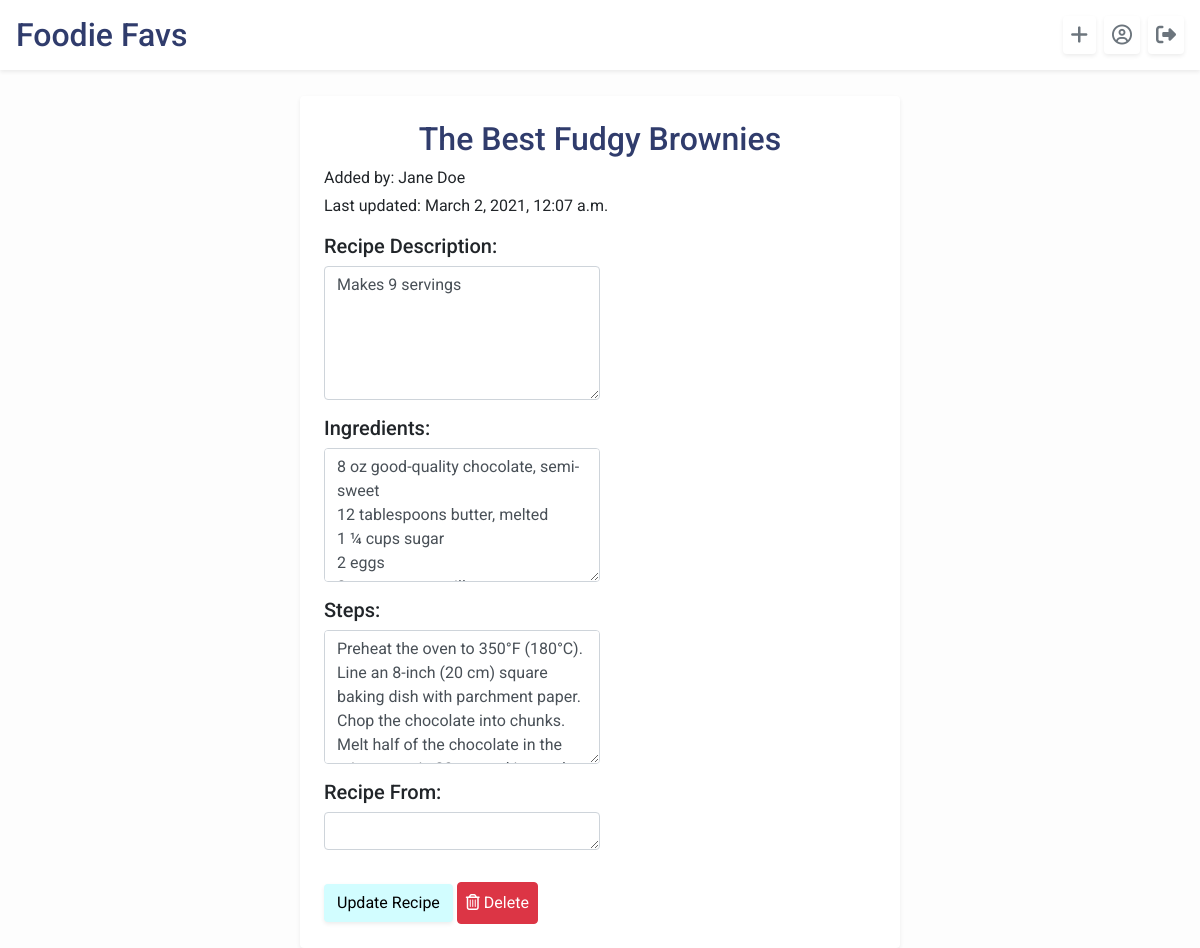
/home/4/edit_recipe (signed in), run on an earlier commit of the app's database.
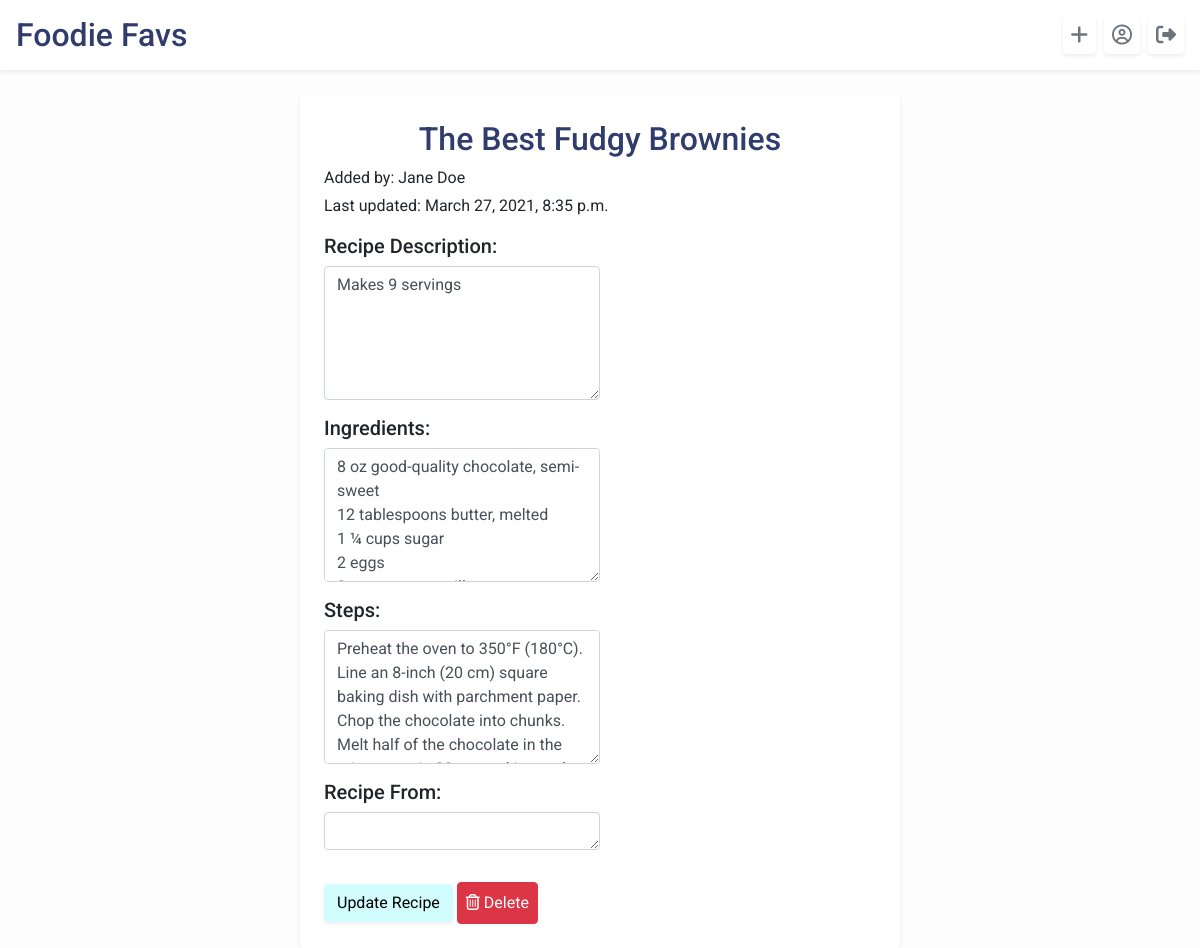
And on a later commit of the database.
### foodie_app/models.py (models this page shows)
class Recipe(models.Model):
    name = models.CharField(max_length=255)
    desc = models.CharField(max_length=255, default="")
    ingredients = models.TextField(default="")
    steps = models.TextField(default="")
    creator = models.ForeignKey(User, related_name="users", on_delete=models.CASCADE, default=1)
    source = models.CharField(max_length=255, default="")
    users_who_favorite = models.ManyToManyField(User, related_name="favorite_recipes", default=0)
    created_at = models.DateTimeField(auto_now_add=True)
    updated_at = models.DateTimeField(auto_now=True)
    objects = RecipeManager()

### login/models.py (models this page shows)
class User(models.Model):
    first_name = models.CharField(max_length=255)
    last_name = models.CharField(max_length=255)
    email = models.EmailField()
    password = models.CharField(max_length=255)
    followers = models.ManyToManyField("self", blank=True)
    profile_desc = models.TextField(default="")
    created_at = models.DateTimeField(auto_now_add=True)
    updated_at = models.DateTimeField(auto_now=True)
    objects = UserManager()

### foodie_app/views.py (the view)
# urls.py: path('<int:recipe_id>/edit_recipe', views.edit_recipe),
def edit_recipe(request, recipe_id):
    if 'userid' in request.session:
        context = {
            "user": User.objects.get(id=request.session['userid']),
            "recipe": Recipe.objects.get(id=recipe_id)
        }
        return render(request, 'edit_recipe.html', context)

### foodie_app/templates/edit_recipe.html (shortened to what this page needs)
<!DOCTYPE html>
<html lang="en">
<head>
    <link rel="stylesheet" href="https://stackpath.bootstrapcdn.com/bootstrap/4.5.2/css/bootstrap.min.css"
>
    {% load static %}
    <link rel="stylesheet" href="{% static 'css/style.css' %}">
</head>
<body class="body">
    <header id="header" class="bg-white d-flex p-3 align-items-center shadow-sm mt-0">
        <h2 class="pr-5 mb-0"><a href="/home" class="home">Foodie Favs</a></h2>
        <a href="/home/new_recipe" class="ml-auto btn-outline-secondary btn-lg p-1 pl-2 pr-2 rounded shadow-sm"
            data-toggle="tooltip" data-placement="bottom" title="New Recipe"><i class="fas fa-plus"></i></a></i>
        <a href="/home/{{user.id}}" class="ml-2 btn-outline-secondary btn-lg p-1 pl-2 pr-2 rounded shadow-sm"
            data-toggle="tooltip" data-placement="bottom" title="Profile"><i class="far fa-user-circle"></i></a>
        <a href="/home/log_off" class="ml-2 btn-outline-secondary btn-lg p-1 pl-2 pr-2 rounded shadow-sm" data-toggle="tooltip"
            data-placement="bottom" title="Log Out"><i class="fas fa-sign-out-alt"></i></a>
    </header>
    <div class="pt-5"></div>
    <div class="w-50 shadow-sm mt-5 p-4 ml-auto mr-auto rounded recipe-card">
        <h2 class="text-center">{{recipe.name}}</h2>
        <p class="mb-1">Added by: {{recipe.creator.first_name}} {{recipe.creator.last_name}}</p>
        <p>Last updated: {{recipe.updated_at}}</p>
        <form action="/home/{{recipe.id}}/edit" method="POST" id="edit-recipe-form">
            <div class="form-group">
                <label class="label h5" for="desc">Recipe Description:</label>
                <br>
                <textarea name="desc" id="desc" cols="30" rows="5" class="form-control w-50">{{recipe.desc}}</textarea>
            </div>
            <div class="form-group">
                <label class="label h5" for="ingredients">Ingredients:</label>
                <br>
                <textarea name="ingredients" id="ingredients" cols="30" rows="5"
                    class=" form-control w-50">{{recipe.ingredients}}</textarea>
            </div>
            <div class="form-group">
                <label class="label h5" for="steps">Steps:</label>
                <br>
                <textarea name="steps" id="steps" cols="30" rows="5" class="form-control w-50">{{recipe.steps}}</textarea>
            </div>
            <div class="form-group">
                <label class="label h5" for="source">Recipe From:</label>
                <br>
                <textarea name="source" id="source" cols="45" rows="1" class="form-control w-50">{{recipe.source}}</textarea>
            </div>
            <input class="btn mt-3 edit-recipe rounded shadow-sm" type="submit" name="submit" id="submit"
                value="Update Recipe">
            <a href="/home/{{recipe.id}}/delete_recipe" class="btn btn-danger p-2 mt-3"><i class="far fa-trash-alt"></i> Delete</a>
        </form>
    </div>
</body>
</html>

What changed in the data, as far as the page shows it:
changed Recipe "The Best Fudgy Brownies": updated_at "March 2, 2021, 12:07 a.m." → "March 27, 2021, 8:35 p.m."
